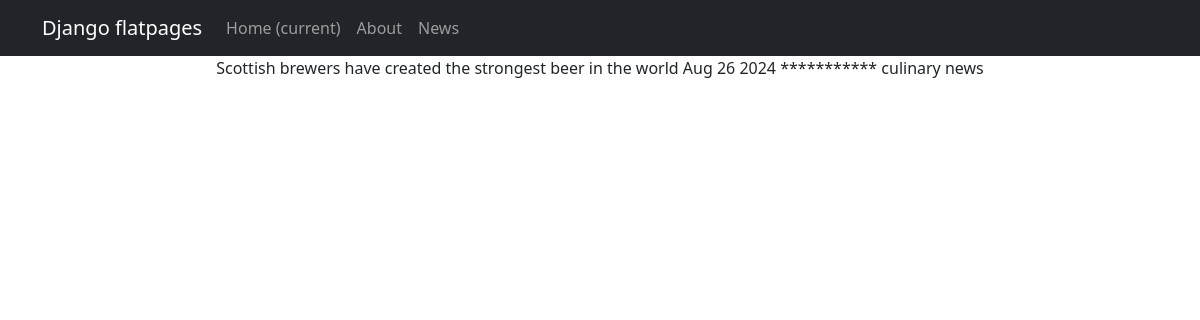
Screenshot of /news/3 with the database file from the repository.
### news/models.py (models this page shows, shortened)
class Post(models.Model):
    post_author = models.ForeignKey(Author, on_delete=models.CASCADE)
    post_category = models.ManyToManyField(Category, through='PostCategory')
    article = 'A'
    news = 'N'
    POSITIONS = [
        (article, "Статья"),
        (news, "Новость"),
    ]
    category = models.CharField(max_length=1, choices=POSITIONS, default=news)
    time_in = models.DateTimeField(auto_now_add=True)
    heading = models.CharField(max_length=64) #заголовок
    content = models.TextField() # текст статьи/новости
    post_rate = models.IntegerField(default=0)  # рейтинг

### news/views.py (the view)
# urls.py: path('<int:pk>',PostDetail.as_view()),
class PostDetail(DetailView):
    model = Post
    template_name = 'new.html'
    context_object_name = 'new'

### news/templatetags/custom_filters.py (called while the page is built)
@register.filter()
def censor(value):
   if not isinstance(value, str):
        raise ValueError("Значение должно быть строкой")
   for word in BAD_WORDS:
      value = value.replace(word, '*' * len(word))
   return (value)

### templates/new.html (shortened to what this page needs)
{% extends 'flatpages/default.html' %}
{% load custom_filters %}
{% block content %}
      <p>{{ new.heading|censor }}
      {{ new.time_in|date:'M d Y' }}
      {{ new.content|censor }}</p>
{% endblock content %}

### rows the page displays
Post: heading|censor "Scottish brewers have created the strongest beer in the world", time_in "Aug 26 2024", content|censor "*********** culinary news"
